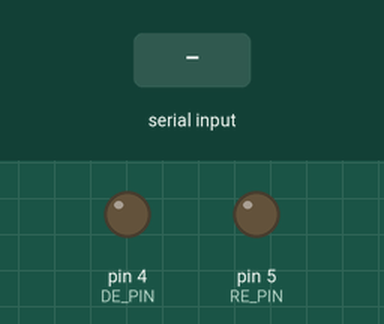
Simulated run of this sketch. Board: Arduino Uno, built with avr-gcc and run on an emulated ATmega328P. On the bench: output pins drawn as LEDs (lit = HIGH). The inputs (shaded band) are chosen by the test bench. What the sketch prints to the serial monitor is not drawn.

Above: at 2.7 s.
2.8 s: "CHUNK:1:\n" received over Serial
At 2.9 s:
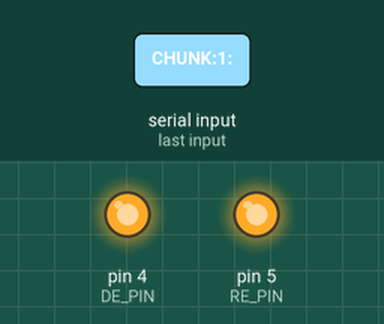
4.4 s: "get_data\n" received over the second serial link
Timing chart, 0 to 7.4 s (numbered marks = the images above; inputs shaded):
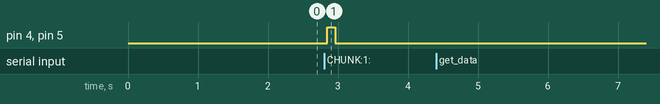

The sketch:

Arduinonano_code.ino
```cpp
#include <SoftwareSerial.h>

// --- Definisi Pin ---
#define RE_PIN 5  // Pin RE (Receive Enable) pada modul RS485
#define DE_PIN 4  // Pin DE (Driver Enable) pada modul RS485
const byte LORA_RX_PIN = 2; // Pin RX SoftwareSerial (terhubung ke TX LoRa)
const byte LORA_TX_PIN = 3; // Pin TX SoftwareSerial (terhubung ke RX LoRa)

// --- Parameter Komunikasi ---
const long BAUD_RATE = 9600;
const unsigned long RS485_DELAY = 5; // Jeda (ms) untuk stabilisasi mode RS485
const int BUFFER_SIZE = 250;

// --- Buffer Data ---
char pcBuffer[BUFFER_SIZE];   // Buffer untuk data dari PC
byte pcCount = 0;
char piBuffer[BUFFER_SIZE];   // Buffer untuk data dari Raspberry Pi
byte piCount = 0;

// Inisialisasi SoftwareSerial untuk komunikasi dengan modul LoRa
SoftwareSerial LoRaSerial(LORA_RX_PIN, LORA_TX_PIN);

// Variabel untuk RSSI. Nilai 0 digunakan sebagai placeholder.
// Dalam sistem nyata, nilai ini harus didapat dari modul LoRa.
byte dummy_rssi_byte = 0;

// --- Fungsi untuk Mengatur Mode RS485 ---
// 'transmit' = true untuk mode kirim, false untuk mode terima
void setRS485Mode(bool transmit) {
  // Untuk modul MAX485:
  // Transmit -> RE=HIGH, DE=HIGH
  // Receive  -> RE=LOW,  DE=LOW


  // (Pastikan wiring Anda sesuai dengan logika ini)
  digitalWrite(RE_PIN, transmit);
  digitalWrite(DE_PIN, transmit);
  delay(RS485_DELAY);
}

// --- Fungsi Setup (dijalankan sekali saat startup) ---
void setup() {
  pinMode(RE_PIN, OUTPUT);
  pinMode(DE_PIN, OUTPUT);

  setRS485Mode(false); // Mulai dalam mode Terima

  Serial.begin(BAUD_RATE);       // Komunikasi serial dengan PC
  LoRaSerial.begin(BAUD_RATE);   // Komunikasi serial dengan LoRa

  delay(1500);
  Serial.println("--- Nano Forwarder Siap ---");
}

// --- Loop Utama (dijalankan terus-menerus) ---
void loop() {
  // 1. Cek data dari Raspberry Pi (via LoRaSerial)
  setRS485Mode(false); // Pastikan dalam mode Terima
  if (LoRaSerial.available()) {
    char c = LoRaSerial.read();
    if (c == '\n') {
      if (piCount > 0) {
        piBuffer[piCount] = '\0'; // Jadikan string
        // Jika perintahnya "get_data", teruskan ke PC
        if (strcmp(piBuffer, "get_data") == 0) {
          Serial.println("get_data");
          Serial.flush();
        }
      }
      piCount = 0; // Reset buffer
    } else if (isprint(c) && piCount < BUFFER_SIZE - 1) {
      piBuffer[piCount++] = c;
    }
  }

  // 2. Cek data dari PC (via Serial)
  if (Serial.available()) {
    char c = Serial.read();
    if (c == '\n') {
      if (pcCount > 0) {
        pcBuffer[pcCount] = '\0'; // Jadikan string


        // Jika data dari PC adalah CHUNK data, teruskan ke Pi
        if (strncmp(pcBuffer, "CHUNK:1:", 8) == 0) {
          setRS485Mode(true); // Ganti ke mode Kirim

          LoRaSerial.print(pcBuffer);        // Kirim payload data
          LoRaSerial.write(dummy_rssi_byte); // Tambahkan byte RSSI (placeholder)
          LoRaSerial.println();              // Kirim newline sebagai penutup
          LoRaSerial.flush();

          delay(100); // Jeda singkat setelah kirim
          setRS485Mode(false); // Kembali ke mode Terima
        }
      }
      pcCount = 0; // Reset buffer
    } else if (isprint(c) && pcCount < BUFFER_SIZE - 1) {
      pcBuffer[pcCount++] = c;
    }
  }
}
```

Measured:
- after the input at 2.8 s, pin 4 (DE_PIN), pin 5 (RE_PIN): LOW → HIGH after 0.05 s, → LOW 0.12 s later
- after the input at 4.4 s, every drawn part: stays the same
